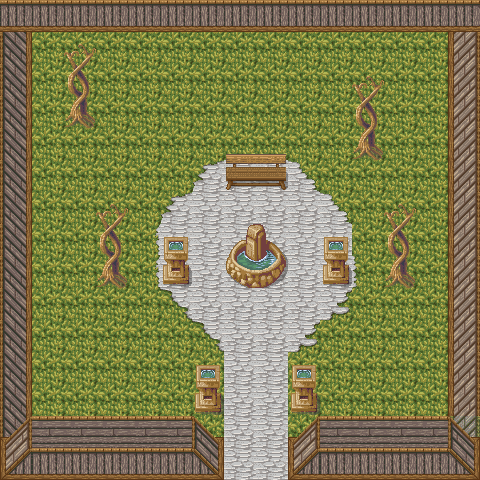

Below is a game level as drawn by its tile map, then a one-line description and the .tmx file that defines it, in full:
An orthogonal 15x15 tile map with 32x32 px tiles, 2 tile layers (Tile Layer 2, Tile Layer 1).

<map version="1.2" tiledversion="1.2.2" orientation="orthogonal" renderorder="left-up" width="15" height="15" tilewidth="32" tileheight="32" infinite="0" nextlayerid="3" nextobjectid="1">
 <tileset firstgid="1" name="magecity" tilewidth="32" tileheight="32" tilecount="360" columns="8">
  <image source="magecity.png" trans="000000" width="256" height="1450" />
  <tile id="22">
   <properties>
    <property name="blocked" value="1" />
   </properties>
  </tile>
  <tile id="23">
   <properties>
    <property name="blocked" value="1" />
   </properties>
  </tile>
  <tile id="30">
   <properties>
    <property name="blocked" value="1" />
   </properties>
  </tile>
  <tile id="31">
   <properties>
    <property name="blocked" value="1" />
   </properties>
  </tile>
  <tile id="96">
   <properties>
    <property name="blocked" value="1" />
   </properties>
  </tile>
  <tile id="104">
   <properties>
    <property name="blocked" value="1" />
   </properties>
  </tile>
  <tile id="105">
   <properties>
    <property name="blocked" value="1" />
   </properties>
  </tile>
  <tile id="112">
   <properties>
    <property name="blocked" value="1" />
   </properties>
  </tile>
  <tile id="113">
   <properties>
    <property name="blocked" value="1" />
   </properties>
  </tile>
  <tile id="120">
   <properties>
    <property name="blocked" value="1" />
   </properties>
  </tile>
  <tile id="121">
   <properties>
    <property name="blocked" value="1" />
   </properties>
  </tile>
  <tile id="128">
   <properties>
    <property name="blocked" value="1" />
   </properties>
  </tile>
  <tile id="129">
   <properties>
    <property name="blocked" value="1" />
   </properties>
  </tile>
  <tile id="329">
   <properties>
    <property name="blocked" value="1" />
   </properties>
  </tile>
 </tileset>
 <layer id="2" name="Tile Layer 2" width="15" height="15">
  <data encoding="csv">
0,0,0,0,0,0,0,0,0,0,0,0,0,0,0,
0,0,1,0,0,0,0,0,0,0,0,0,0,0,0,
0,0,1,0,0,0,0,0,0,0,0,1,0,0,0,
0,0,1,0,0,0,0,0,0,0,0,1,0,0,0,
0,0,0,0,0,0,0,1,1,0,0,1,0,0,0,
0,0,0,0,0,0,0,2,2,0,0,0,0,0,0,
0,0,0,1,0,0,0,0,0,0,0,0,1,0,0,
0,0,0,1,0,2,0,2,2,0,2,0,1,0,0,
0,0,0,1,0,2,0,2,2,0,2,0,1,0,0,
0,0,0,0,0,0,0,0,0,0,0,0,0,0,0,
0,0,0,0,0,0,237,0,0,0,0,0,0,0,0,
0,0,0,0,0,0,1,0,0,1,0,0,0,0,0,
0,0,0,0,0,0,1,0,0,1,0,0,0,0,0,
195,0,0,0,0,0,1,0,0,1,0,0,0,0,198,
0,0,0,0,0,0,0,0,0,0,0,0,0,0,0
</data>
 </layer>
 <layer id="1" name="Tile Layer 1" width="15" height="15">
  <data encoding="csv">
202,202,202,202,202,202,202,202,202,202,202,202,202,202,202,
195,1,97,1,1,1,1,1,1,1,1,1,1,1,193,
195,1,105,1,1,1,1,1,1,1,1,97,1,1,193,
195,1,113,1,1,1,1,1,1,1,1,105,1,1,193,
195,1,1,1,1,1,1,121,122,1,1,113,1,1,193,
195,1,1,1,1,1,239,129,130,240,1,1,1,1,193,
195,1,1,97,1,239,2,2,2,2,240,1,97,1,193,
195,1,1,105,212,106,2,23,24,2,106,1,105,1,193,
195,1,1,113,212,114,2,31,32,2,114,220,113,1,193,
195,1,1,1,1,237,2,2,2,2,238,1,1,1,193,
195,1,1,1,1,1,237,2,2,238,1,1,1,1,193,
195,1,1,1,1,1,106,2,2,106,1,1,1,1,193,
195,1,1,1,1,1,114,2,2,114,1,1,1,1,193,
185,186,186,186,186,186,187,2,2,185,186,186,186,186,187,
201,202,202,202,202,202,203,2,2,201,202,202,202,202,203
</data>
 </layer>
</map>
